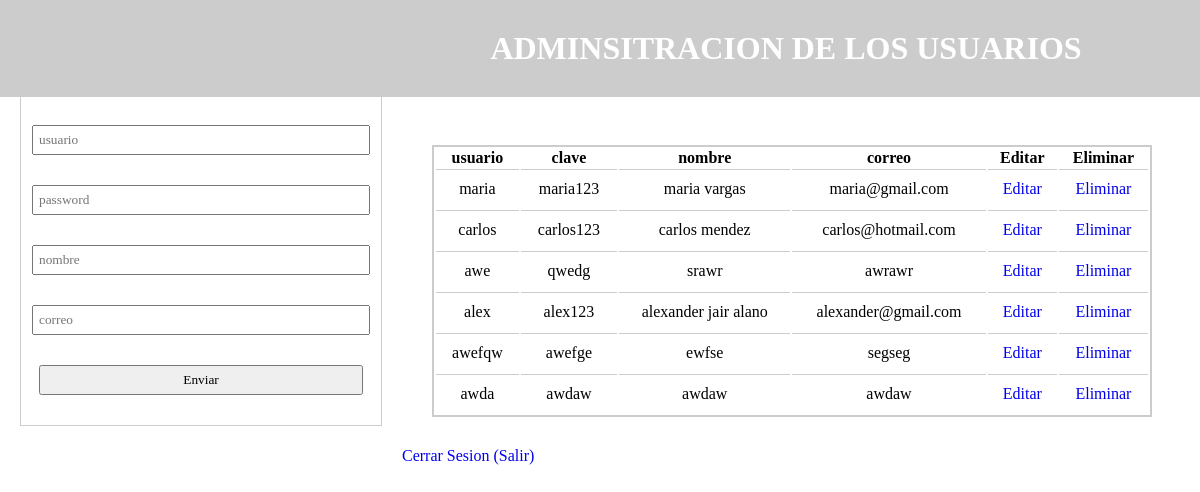
/admin_usuarios.php, run on the app's committed database.
### tables this page shows
CREATE TABLE IF NOT EXISTS `usuario` (
  `id_usuario` int(150) NOT NULL AUTO_INCREMENT,
  `usuario` varchar(20) NOT NULL,
  `clave` varchar(20) NOT NULL,
  `nombre` varchar(20) NOT NULL,
  `correo` varchar(20) NOT NULL,
  PRIMARY KEY (`id_usuario`)
);

### class.farmacia.php (called while the page is built, shortened)
<?php
class Farmacia{
	public function select(){
		$db = new Conexion();
		$sql = "SELECT * FROM `usuario`";
		$result = $db->query($sql);
		return $result;
	}
}
 ?>

### tabla.php (the view)
 <table>
 	 <h1>ADMINSITRACION DE LOS USUARIOS</h1><br>
 <th>usuario</th>
 <th>clave</th>
 <th>nombre</th>
 <th>correo</th>
 <th>Editar</th>
 <th>Eliminar</th>
<?php
$farmacia = Farmacia::ningunDato();
$datos = $farmacia->select();
while ($row = $datos->fetch_array()) {
	echo '<tr>';
	echo '<td>',$row['usuario'] ,'</td>';
	echo '<td>',$row['clave'] ,'</td>';
	echo '<td>',$row['nombre'] ,'</td>';
	echo '<td>',$row['correo'] ,'</td>';
	echo "<td> <a href=\"admin_usuarios.php?accion=editar&&id=$row[id_usuario]\">Editar</a> </td>";
	echo "<td> <a href=\"admin_usuarios.php?accion=eliminar&&id=$row[id_usuario]\">Eliminar</a> </td>";
	echo '</tr>';
}
 ?>
</table>

### admin_usuarios.php (shortened to what this page needs)
<?php
include 'class.farmacia.php';
$datos = array('usuario'=>'', 'clave'=>'', 'nombre'=>'', 'correo'=>'', 'id'=>'');
include 'get.php';
 ?>
<!DOCTYPE html>
<html>
<head>
	<link rel="stylesheet" type="text/css" href="css/style.css">
	<link rel="stylesheet" type="text/css" href="css/fonts.css">
</head>
<body>
<form action="post.php" method="post">
	<br>
	<br>
	<br>
	<input type="text" name="usuario" value="<?php echo $datos['usuario'] ?>" placeholder="usuario" required="requiered">
	<input type="password" name="clave" value="<?php echo $datos['clave'] ?>" placeholder="password" required="requiered">
	<input type="text" name="nombre"  value="<?php echo $datos['nombre'] ?>"placeholder="nombre" required="requiered">
	<input type="text" name="correo"  value="<?php echo $datos['correo'] ?>"placeholder="correo" required="requiered">
	<input type="submit" name="submit" value="Enviar">
</form>
<?php include 'tabla.php';?>
<a href="salir.php" class="texto1">Cerrar Sesion (Salir)</a>
</body>
</html>

### css/style.css (style rules this page uses)
* { margin: 0px; padding: 0px; font-family: 'Arvo', serif; }
h1 { text-align: center; padding: 30px; background-color: #ccc; color: #fff; }
a { text-decoration: none; }
form { float: left; margin: 30px 20px; width: 30%; border: 1px solid #ccc; overflow: hidden; }
input, textarea { width: 90%; padding: 5px; display: block; margin: 30px auto; }
table { float: left; margin: 30px; width: 60%; text-align: center; border: 2px solid #ccc; }
td { border-top: 1px solid #ccc; padding: 10px; }

### data on the page
usuario: usuario "maria", clave "maria123", nombre "maria vargas", correo "maria@gmail.com"
usuario: usuario "carlos", clave "carlos123", nombre "carlos mendez", correo "carlos@hotmail.com"
usuario: usuario "awe", clave "qwedg", nombre "srawr", correo "awrawr"
usuario: usuario "alex", clave "alex123", nombre "alexander jair alano", correo "alexander@gmail.com"
usuario: usuario "awefqw", clave "awefge", nombre "ewfse", correo "segseg"
usuario: usuario "awda", clave "awdaw", nombre "awdaw", correo "awdaw"
